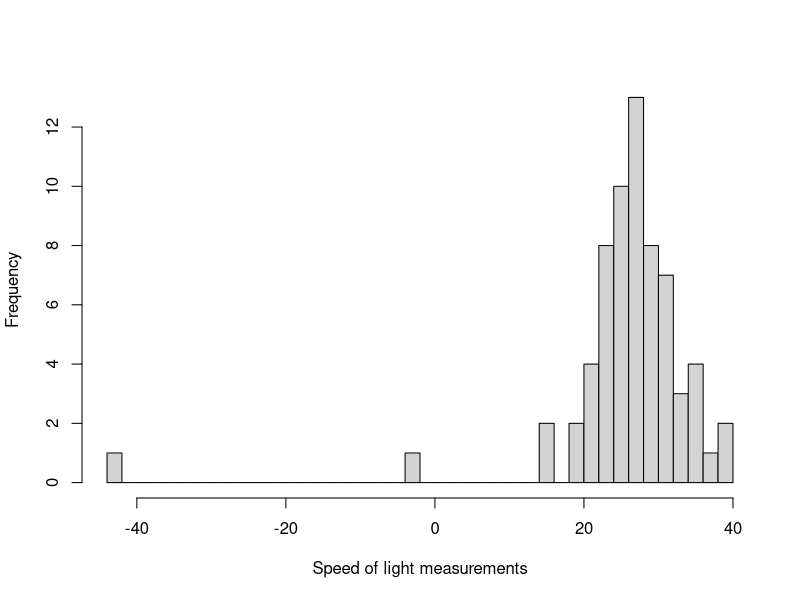
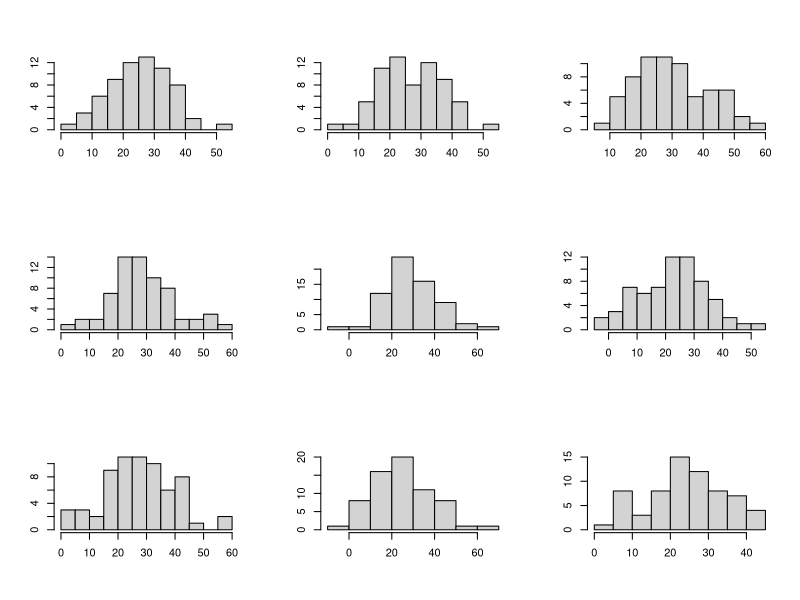
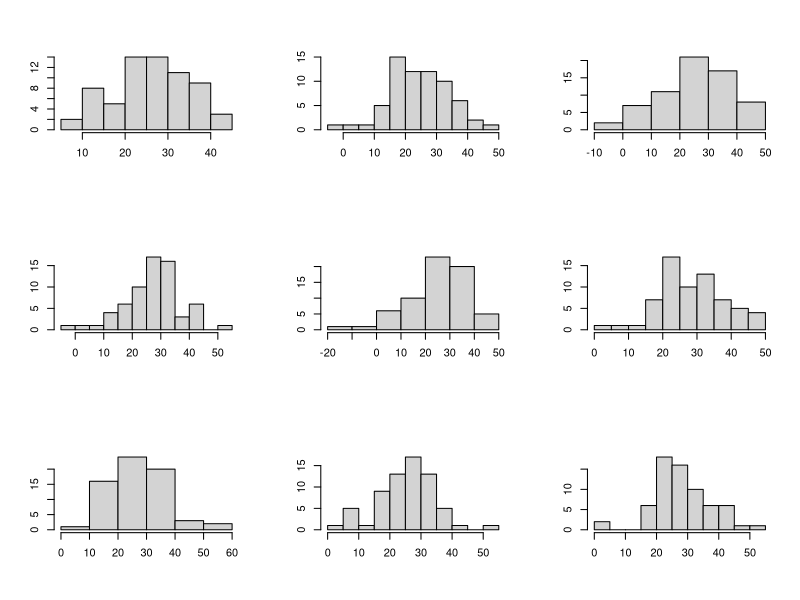
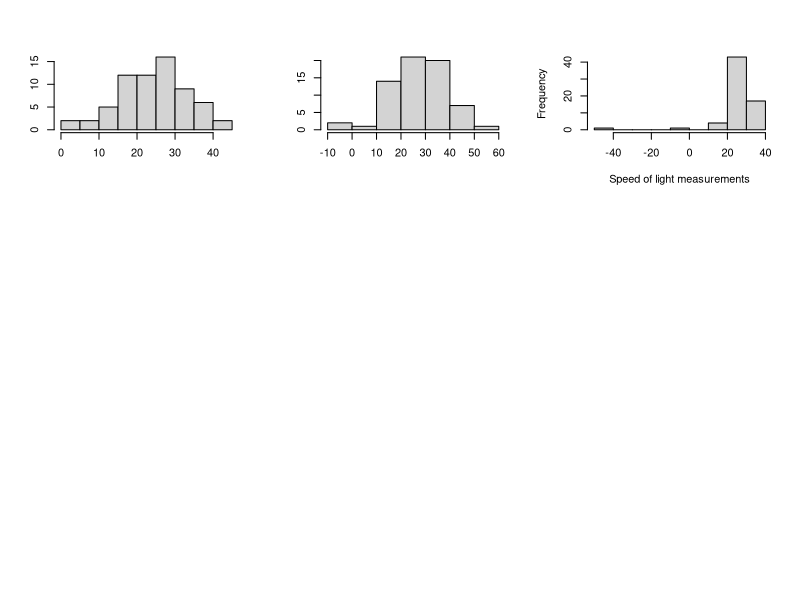
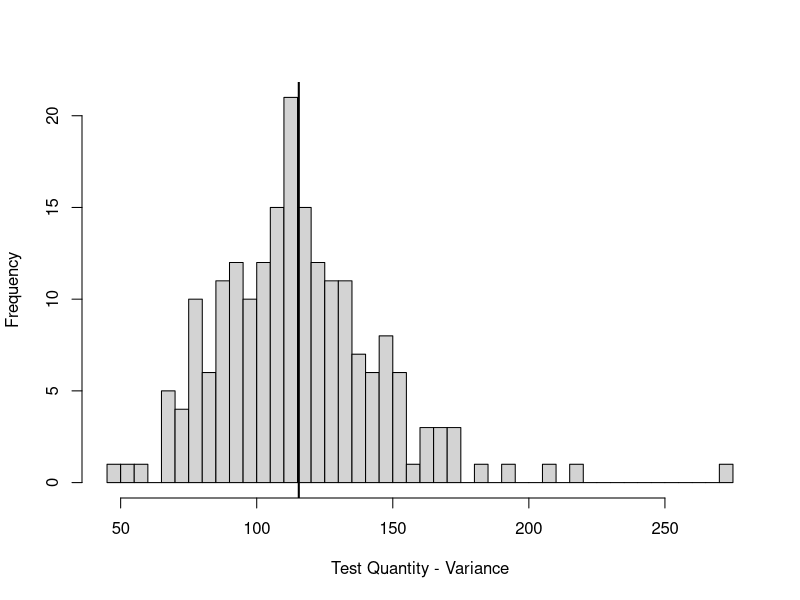
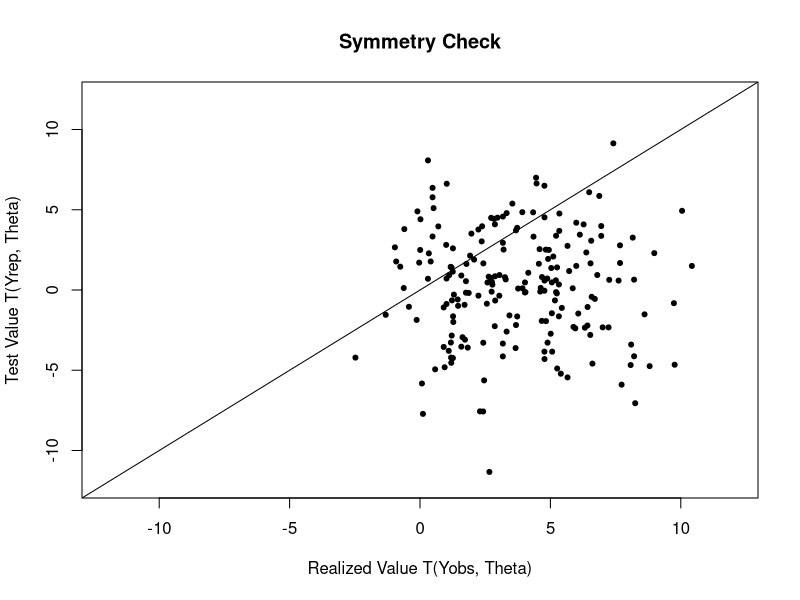
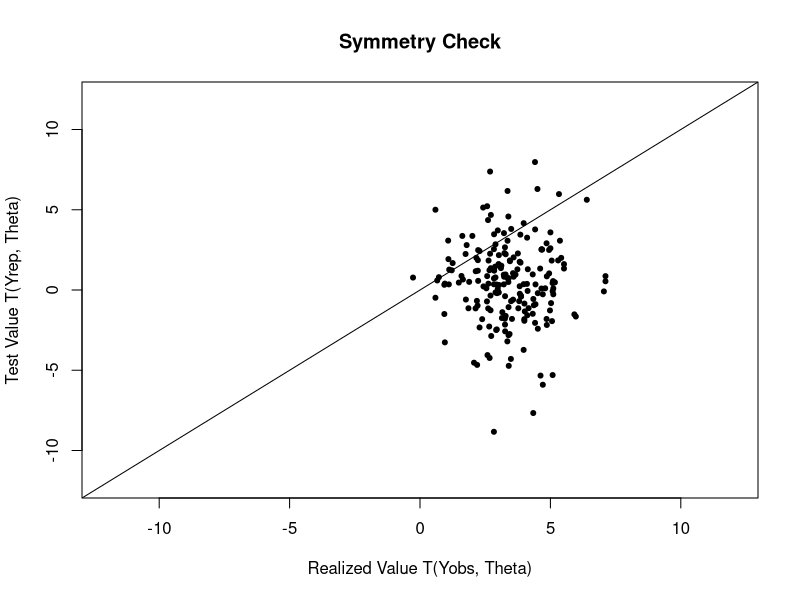
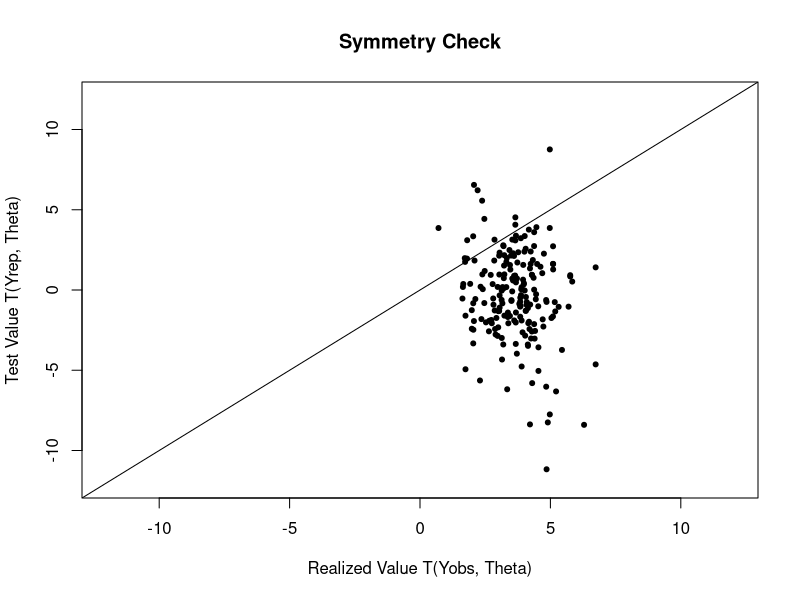

The R source for these figures, in order:
# Name: newcombSpeedOfLight.R
# Auth: uhkniazi
# Date: 11/05/2017
# Desc: posterior predictive checks for the model using Newcomb's speed of light data


library(LearnBayes)
## the example is taken from Simon Newcomb's experiment to measure the speed of light
## we follow Gelman [2008] Page 67 for the analysis.

dfData = read.csv('BayesModelChecks/newcombMeasurements.csv', header=T)
str(dfData)

ivTime = dfData$Transformed
summary(ivTime)
sd(ivTime)

## define a log posterior function
lp = function(theta, data){
  # we define the sigma on a log scale as optimizers work better
  # if scale parameters are well behaved
  s = exp(theta[2])
  m = theta[1]
  d = data$vector # observed data vector
  log.lik = sum(dnorm(d, m, s, log=T))
  log.prior = 1
  log.post = log.lik + log.prior
  return(log.post)
}

# sanity check for function
# choose a starting value
start = c('mu'=mean(ivTime), 'sigma'=log(sd(ivTime)))
lData = list('vector'=ivTime)
lp(start, lData)

op = optim(start, lp, control = list(fnscale = -1), data=lData)
op$par
exp(op$par[2])

## try the laplace function from LearnBayes
fit = laplace(lp, start, lData)
fit
se = sqrt(diag(fit$var))
se
fit$mode+1.96*se
fit$mode-1.96*se

## lets take a sample from this
sigSample.op = rnorm(1000, fit$mode['sigma'], se['sigma'])
muSample.op = rnorm(1000, mean(lData$vector), exp(sigSample.op)/sqrt(length(lData$vector)))
# second way of taking the sample
muSample2.op = rnorm(1000, fit$mode['mu'], se['mu'])

#### the posterior interval reported on P 67 Gelman [2008] is
## y ± 1.997s/ 66 = [23.6, 28.8]
## compare with our intervals
fit$mode['mu']-1.96*se['mu']; fit$mode['mu']+1.96*se['mu']
quantile(muSample.op, c(0.025, 0.975))

### if we look at the histogram of the 66 measurements
hist(ivTime, xlab='Speed of light measurements', main='', breaks=50)
## we can see the outlier measurements and the normal model is inappropriate for this problem

########### Model checking
## External validation --> use model to make predictions about future data and collect new data to compare with predictions
## OR use the existing data we have at the moment i.e. recycle

## Which quantities do we wish to compare (defining predictive quantities)
## POSTERIOR PREDICTIVE CHECKING
## observed data should look plausible under the posterior predictive distribution
## Draw simulated values from the joint posterior of Yrep and compare to Yobs and look for systematic differences

## Gelman [2008] P 144 -
## sample 66 values, 20 times, each time drawing a fresh draw of sd and mean from the joint posterior
mDraws = matrix(NA, nrow = 66, ncol=20)

for (i in 1:20){
  p = sample(1:1000, size = 1)
  s = exp(sigSample.op[p])
  m = muSample.op[p]
  mDraws[,i] = rnorm(66, m, s)
}

p.old = par(mfrow=c(3, 3))
garbage = apply(mDraws, 2, function(x) hist(x, main='', xlab='', ylab=''))
hist(ivTime, xlab='Speed of light measurements', main='')

# One way to measure the discrepancy is to
# compare the smallest value in each hypothetical replicated dataset to Newcomb’s
# smallest observation, −44.


## calculate bayesian p-value for this test statistic
getPValue = function(Trep, Tobs){
  left = sum(Trep <= Tobs)/length(Trep)
  right = sum(Trep >= Tobs)/length(Trep)
  return(min(left, right))
}
## define some test quantities to measure the lack of fit
## define a test quantity T(y, theta)
# The procedure for carrying out a posterior predictive model check requires specifying a test
# quantity, T (y) or T (y, θ), and an appropriate predictive distribution for the replications
# y rep [Gelman 2008]
## variance
T1_var = function(Y) return(var(Y))
## is the model adequate except for the extreme tails
T1_symmetry = function(Y, th){
  Yq = quantile(Y, c(0.90, 0.10))
  return(abs(Yq[1]-th) - abs(Yq[2]-th))
} 

## min quantity
T1_min = function(Y){
  return(min(Y))
} 


########## simulate 200 test quantities
mDraws = matrix(NA, nrow = 66, ncol=200)
mThetas = matrix(NA, nrow=200, ncol=2)
colnames(mThetas) = c('mu', 'sd')

for (i in 1:200){
  p = sample(1:1000, size = 1)
  s = exp(sigSample.op[p])
  m = muSample.op[p]
  mDraws[,i] = rnorm(66, m, s)
  mThetas[i,] = c(m, s)
}

mDraws.norm = mDraws
### get the test quantity from the test function
t1 = apply(mDraws, 2, T1_var)
par(p.old)
hist(t1, xlab='Test Quantity - Variance', main='', breaks=50)
abline(v = var(lData$vector), lwd=2)
getPValue(t1, var(lData$vector))
# 0.48, the result from Figure 6.4 Gelman [2008]
# The sample variance does not make a good test statistic because it is a sufficient statistic of
# the model and thus, in the absence of an informative prior distribution, the posterior
# distribution will automatically be centered near the observed value. We are not at all
# surprised to find an estimated p-value close to 1/2 . [Gelman 2008]

## test for symmetry
t1 = sapply(seq_along(1:200), function(x) T1_symmetry(mDraws[,x], mThetas[x,'mu']))
t2 = sapply(seq_along(1:200), function(x) T1_symmetry(lData$vector, mThetas[x,'mu']))
plot(t2, t1, xlim=c(-12, 12), ylim=c(-12, 12), pch=20, xlab='Realized Value T(Yobs, Theta)',
     ylab='Test Value T(Yrep, Theta)', main='Symmetry Check')
abline(0,1)
getPValue(t1, t2) # we should see somewhere around 0.2 on repeated simulations
# The estimated p-value is 0.26, implying that any observed asymmetry in the middle of the distribution can easily be
# explained by sampling variation. [Gelman 2008]

## testing for outlier detection i.e. the minimum value show in the histograms earlier
t1 = apply(mDraws, 2, T1_min)
t2 = T1_min(lData$vector)
getPValue(t1, t2)

# Major failures of the model, typically corresponding to extreme tail-area probabilities (less
# than 0.01 or more than 0.99), can be addressed by expanding the model appropriately. [Gelman 2008]
# The relevant goal is not to answer the question, ‘Do the data come from the assumed
# model?’ (to which the answer is almost always no), but to quantify the discrepancies between
# data and model, and assess whether they could have arisen by chance, under the model’s
# own assumptions. [Gelman 2008]

## define a second log posterior function for mixture with contaminated normal distribution
lp2 = function(theta, data){
  # we define the sigma on a log scale as optimizers work better
  # if scale parameters are well behaved
  s = exp(theta[2])
  m = theta[1]
  mix = 0.9
  cont = theta[3]
  d = data$vector # observed data vector
  log.lik = sum(log(dnorm(d, m, s) * mix + dnorm(d, m, s*cont) * (1-mix)))
  log.prior = 1
  log.post = log.lik + log.prior
  return(log.post)
}

# sanity check for function
# choose a starting value
start = c('mu'=mean(ivTime), 'sigma'=log(sd(ivTime)), 'cont'=1)
lp2(start, lData)

op = optim(start, lp2, control = list(fnscale = -1), data=lData)
op$par
exp(op$par[2])

## try the laplace function from LearnBayes
fit2 = laplace(lp2, start, lData)
fit2
se2 = sqrt(diag(fit2$var))
se2
fit2$mode+1.96*se2
fit2$mode-1.96*se2

sigSample.op = rnorm(1000, fit2$mode['sigma'], se2['sigma'])
muSample.op = rnorm(1000, mean(lData$vector), exp(sigSample.op)/sqrt(length(lData$vector)))

########## simulate 200 test quantities
mDraws = matrix(NA, nrow = 66, ncol=200)
mThetas = matrix(NA, nrow=200, ncol=2)
colnames(mThetas) = c('mu', 'sd')

for (i in 1:200){
  p = sample(1:1000, size = 1)
  s = exp(sigSample.op[p])
  m = muSample.op[p]
  ## this will take a sample from a contaminated normal distribution
  sam = function() {
    ind = rbinom(1, 1, 0.9)
    return(ind * rnorm(1, m, s) + (1-ind) * rnorm(1, m, s*fit2$mode['cont']))
  }
  mDraws[,i] = replicate(66, sam())
  mThetas[i,] = c(m, s)
}

mDraws.normCont = mDraws
## get the p-values for the test statistics
t1 = apply(mDraws, 2, T1_var)
getPValue(t1, var(lData$vector))

## test for symmetry
t1 = sapply(seq_along(1:200), function(x) T1_symmetry(mDraws[,x], mThetas[x,'mu']))
t2 = sapply(seq_along(1:200), function(x) T1_symmetry(lData$vector, mThetas[x,'mu']))
plot(t2, t1, xlim=c(-12, 12), ylim=c(-12, 12), pch=20, xlab='Realized Value T(Yobs, Theta)',
     ylab='Test Value T(Yrep, Theta)', main='Symmetry Check')
abline(0,1)
getPValue(t1, t2) 

## testing for outlier detection i.e. the minimum value show in the histograms earlier
t1 = apply(mDraws, 2, T1_min)
t2 = T1_min(lData$vector)
getPValue(t1, t2)

######################### try a third distribution, t with a low degrees of freedom
lp3 = function(theta, data){
  # function to use to use scale parameter
  ## see here https://grollchristian.wordpress.com/2013/04/30/students-t-location-scale/
  dt_ls = function(x, df, mu, a) 1/a * dt((x - mu)/a, df)
  ## likelihood function
  lf = function(dat, pred){
    return(log(dt_ls(dat, nu, pred, sigma)))
  }
  nu = exp(theta['nu']) ## normality parameter for t distribution
  sigma = exp(theta['sigma']) # scale parameter for t distribution
  m = theta[1]
  d = data$vector # observed data vector
  if (exp(nu) < 1) return(-Inf)
  log.lik = sum(lf(d, m))
  log.prior = 1
  log.post = log.lik + log.prior
  return(log.post)
}

# sanity check for function
# choose a starting value
start = c('mu'=mean(ivTime), 'sigma'=log(sd(ivTime)), 'nu'=log(2))
lp3(start, lData)

op = optim(start, lp3, control = list(fnscale = -1), data=lData)
op$par
exp(op$par[2:3])

## try the laplace function from LearnBayes
fit3 = laplace(lp3, start, lData)
fit3
se3 = sqrt(diag(fit3$var))

sigSample.op = rnorm(1000, fit3$mode['sigma'], se3['sigma'])
nuSample = exp(rnorm(1000, fit3$mode['nu'], se3['nu']))
# threshold the sample values to above or equal to 1
nuSample[nuSample < 1] = 1

## generate random samples from alternative t-distribution parameterization
## see https://grollchristian.wordpress.com/2013/04/30/students-t-location-scale/
rt_ls <- function(n, df, mu, a) rt(n,df)*a + mu
muSample.op = rnorm(1000, mean(lData$vector), exp(sigSample.op)/sqrt(length(lData$vector)))

########## simulate 200 test quantities
mDraws = matrix(NA, nrow = 66, ncol=200)
mThetas = matrix(NA, nrow=200, ncol=3)
colnames(mThetas) = c('mu', 'sd', 'nu')

for (i in 1:200){
  p = sample(1:1000, size = 1)
  s = exp(sigSample.op[p])
  m = muSample.op[p]
  n = nuSample[p]
  mDraws[,i] = rt_ls(66, n, m, s)
  mThetas[i,] = c(m, s, n)
}

mDraws.t = mDraws
## get the p-values for the test statistics
t1 = apply(mDraws, 2, T1_var)
getPValue(t1, var(lData$vector))

## test for symmetry
t1 = sapply(seq_along(1:200), function(x) T1_symmetry(mDraws[,x], mThetas[x,'mu']))
t2 = sapply(seq_along(1:200), function(x) T1_symmetry(lData$vector, mThetas[x,'mu']))
plot(t2, t1, xlim=c(-12, 12), ylim=c(-12, 12), pch=20, xlab='Realized Value T(Yobs, Theta)',
     ylab='Test Value T(Yrep, Theta)', main='Symmetry Check')
abline(0,1)
getPValue(t1, t2) 

## testing for outlier detection i.e. the minimum value show in the histograms earlier
t1 = apply(mDraws, 2, T1_min)
t2 = T1_min(lData$vector)
getPValue(t1, t2)

par(mfrow=c(2,2))
hist(lData$vector, prob=T, breaks=30, xlim=c(-50, 60))
garbage = apply(mDraws.norm, 2, function(x) lines(density(x), lwd=0.5, lty=2, col='darkgrey'))

hist(lData$vector, prob=T, breaks=30, xlim=c(-50, 60))
garbage = apply(mDraws.normCont, 2, function(x) lines(density(x), lwd=0.5, lty=2, col='darkgrey'))

hist(lData$vector, prob=T, breaks=30, xlim=c(-50, 60))
garbage = apply(mDraws.t, 2, function(x) lines(density(x), lwd=0.5, lty=2, col='darkgrey'))
